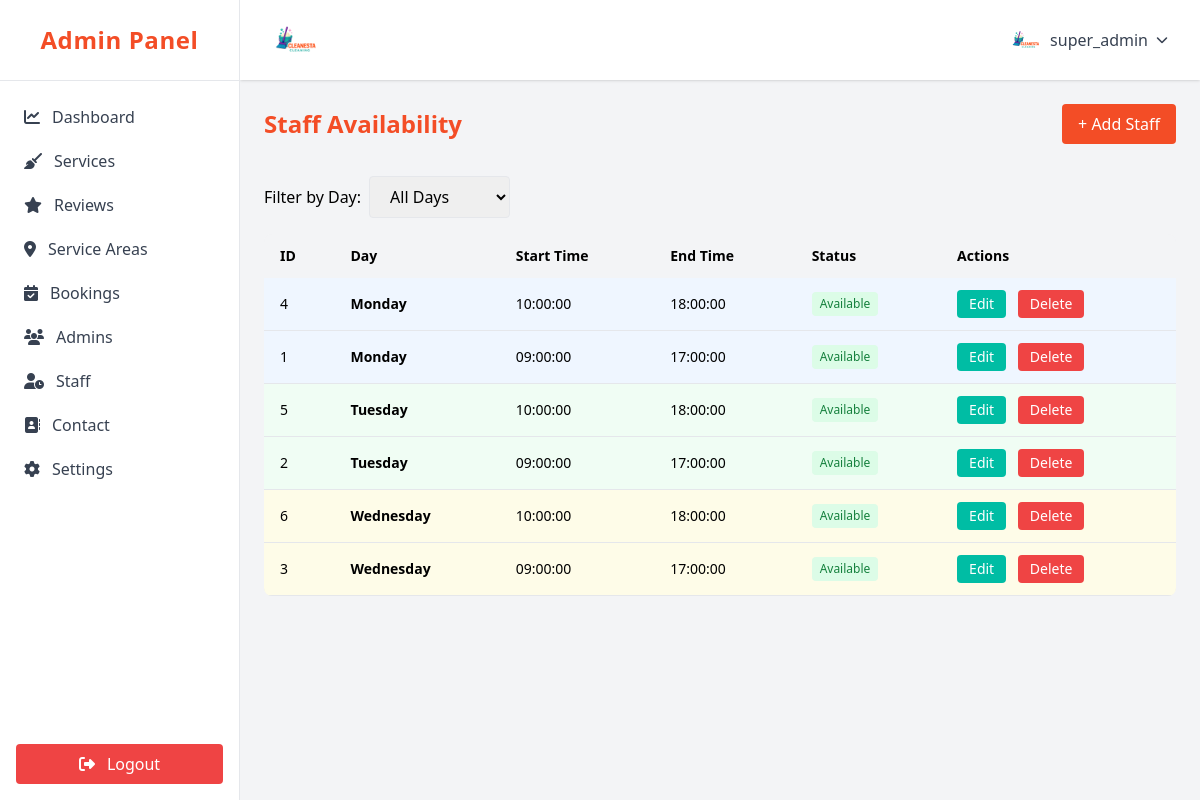
The page /admin/staff.php (signed in) on the database its author committed.
### tables this page shows
CREATE TABLE `staff_availability` (
  `id` int(11) NOT NULL,
  `day_of_week` enum('Monday','Tuesday','Wednesday','Thursday','Friday','Saturday','Sunday') NOT NULL,
  `start_time` time NOT NULL,
  `end_time` time NOT NULL,
  `is_available` tinyint(1) DEFAULT 1,
  `created_at` timestamp NOT NULL DEFAULT current_timestamp(),
  `updated_at` timestamp NOT NULL DEFAULT current_timestamp() ON UPDATE current_timestamp(),
  `created_by_admin` int(11) DEFAULT NULL,
  `updated_by_admin` int(11) DEFAULT NULL,
  `deleted_by_admin` int(11) DEFAULT NULL
);

### admin/staff.php (the view, shortened to what this page needs)
<?php
require_once '../app/config/params.php';
$pdo = $connexion;
$stmt = $pdo->query("SELECT * FROM staff_availability ORDER BY id DESC");
$staff = $stmt->fetchAll(PDO::FETCH_ASSOC);
function getDayOrder($day) {
    $order = ['Monday' => 1, 'Tuesday' => 2, 'Wednesday' => 3, 'Thursday' => 4, 'Friday' => 5, 'Saturday' => 6, 'Sunday' => 7];
    return $order[$day] ?? 8;
}
usort($staff, function($a, $b) {
    return getDayOrder($a['day_of_week']) - getDayOrder($b['day_of_week']);
});
function getDayColorClass($day) {
    $colors = [
        'Monday' => 'bg-blue-50',
        'Tuesday' => 'bg-green-50',
        'Wednesday' => 'bg-yellow-50',
        'Thursday' => 'bg-purple-50',
        'Friday' => 'bg-pink-50',
        'Saturday' => 'bg-orange-50',
        'Sunday' => 'bg-red-50'
    ];
    return $colors[$day] ?? 'bg-white';
}
?>
<div class="mb-8 flex flex-col sm:flex-row items-start sm:items-center justify-between gap-4">
    <h1 class="text-2xl font-bold text-primary">Staff Availability</h1>
    <button onclick="document.getElementById('addModal').classList.remove('hidden')" class="px-4 py-2 bg-primary text-white rounded hover:bg-secondary transition w-full sm:w-auto">+ Add Staff</button>
</div>
<div class="mb-4">
    <form method="get" class="flex items-center gap-2">
        <label for="filter_day" class="font-medium">Filter by Day:</label>
        <select name="filter_day" id="filter_day" class="px-4 py-2 border rounded" onchange="this.form.submit()">
            <option value="">All Days</option>
        </select>
    </form>
</div>
<div class="overflow-x-auto rounded-lg hidden sm:block">
    <table class="min-w-full bg-white rounded-xl shadow text-sm">
        <thead>
            <tr class="bg-gray-100 text-left">
                <th class="px-4 py-3">ID</th>
                <th class="px-4 py-3">Day</th>
                <th class="px-4 py-3">Start Time</th>
                <th class="px-4 py-3">End Time</th>
                <th class="px-4 py-3">Status</th>
                <th class="px-4 py-3">Actions</th>
            </tr>
        </thead>
        <tbody>
            <?php foreach ($staff as $s): ?>
            <tr class="border-b hover:bg-gray-50 <?php echo getDayColorClass($s['day_of_week']); ?>">
                <td class="px-4 py-3"><?php echo $s['id']; ?></td>
                <td class="px-4 py-3 font-semibold"><?php echo $s['day_of_week']; ?></td>
                <td class="px-4 py-3"><?php echo $s['start_time']; ?></td>
                <td class="px-4 py-3"><?php echo $s['end_time']; ?></td>
                <td class="px-4 py-3">
                    <?php if ($s['is_available']): ?>
                        <span class="inline-block px-2 py-1 text-xs bg-green-100 text-green-700 rounded">Available</span>
                    <?php else: ?>
                        <span class="inline-block px-2 py-1 text-xs bg-red-100 text-red-700 rounded">Unavailable</span>
                    <?php endif; ?>
                </td>
                <td class="px-4 py-3 space-x-2">
                    <button onclick="openEditModal(<?php echo $s['id']; ?>)" class="px-3 py-1 bg-secondary text-white rounded hover:bg-primary transition">Edit</button>
                    <form method="post" class="inline" onsubmit="return confirm('Delete this staff availability?')">
                        <button type="submit" name="delete_staff" class="px-3 py-1 bg-red-500 text-white rounded hover:bg-red-600 transition">Delete</button>
                    </form>
                </td>
            </tr>
            <?php endforeach; ?>
        </tbody>
    </table>
</div>
<?php
include 'layout.php';

### assets/css/theme.css (style rules this page uses)
:root { --color-primary: #f34d26; --color-secondary: #00bda4; --color-accent: #7d2ea8; --color-neutral: #ffffff; --color-dark: #1f1f1f; }

### rows shown on the page
staff_availability: id "4", day_of_week "Monday", start_time "10:00:00", end_time "18:00:00", is_available "Available"
staff_availability: id "1", day_of_week "Monday", start_time "09:00:00", end_time "17:00:00", is_available "Available"
staff_availability: id "5", day_of_week "Tuesday", start_time "10:00:00", end_time "18:00:00", is_available "Available"
staff_availability: id "2", day_of_week "Tuesday", start_time "09:00:00", end_time "17:00:00", is_available "Available"
staff_availability: id "6", day_of_week "Wednesday", start_time "10:00:00", end_time "18:00:00", is_available "Available"
staff_availability: id "3", day_of_week "Wednesday", start_time "09:00:00", end_time "17:00:00", is_available "Available"

### other values the page prints
$username "super_admin"
